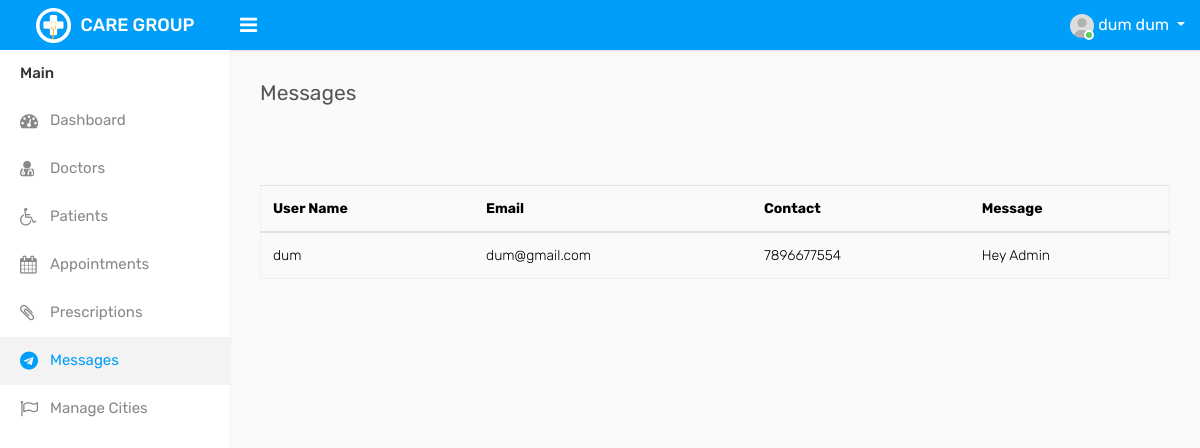
Screenshot of /admin/messages.php (signed in) with the database file from the repository.
### tables this page shows
CREATE TABLE `contact` (
  `name` varchar(30) NOT NULL,
  `email` text NOT NULL,
  `contact` varchar(10) NOT NULL,
  `message` varchar(200) NOT NULL
);

### admin/messages.php (the view, shortened to what this page needs)
<?php
    require_once "include/header.php";
    require_once "include/sidebar.php";
?>
<div class="page-wrapper">
    <div class="content">
        <div class="row">
            <div class="col-sm-4 col-3">
                <h4 class="page-title">Messages</h4>
            </div>
        </div>
        <div class="row">
            <div class="col-md-12">
                <div class="table-responsive">
                    <table class="table table-border table-striped custom-table datatable mb-0">
                        <div class="tab-pane fade" id="list-pat" role="tabpanel" aria-labelledby="list-pat-list">
                            <table class="table table-hover">
                                <thead>
                                    <tr>
                                        <th scope="col">User Name</th>
                                        <th scope="col">Email</th>
                                        <th scope="col">Contact</th>
                                        <th scope="col">Message</th>
                                    </tr>
                                </thead>
                                <tbody>
                                <?php
                                    global $con;
                                    $query = "select * from contact;";
                                    $result = mysqli_query($con,$query);
                                    while ($row = mysqli_fetch_array($result)){
                                    ?>
                                    <tr>
                                        <td><?php echo $row['name'];?></td>
                                        <td><?php echo $row['email'];?></td>
                                        <td><?php echo $row['contact'];?></td>
                                        <td><?php echo $row['message'];?></td>
                                    </tr>
                                    <?php } ?>
                                </tbody>
                            </table>
                            <br>
                        </div>
                    </table>
                </div>
            </div>
        </div>
    </div>
</div>
</div>
</body>
</html>

### rows the page displays
contact: name "dum", email "dum@gmail.com", contact "7896677554", message "Hey Admin"

### other values shown
$admin_user "dum dum"
